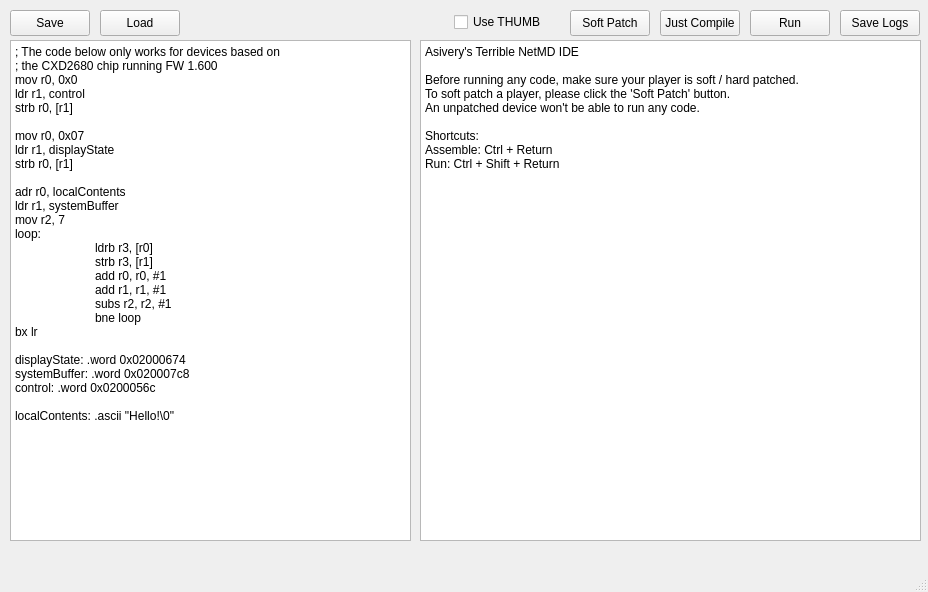
<?xml version="1.0" encoding="UTF-8"?>
<ui version="4.0">
 <class>MainWindow</class>
 <widget class="QMainWindow" name="MainWindow">
  <property name="geometry">
   <rect>
    <x>0</x>
    <y>0</y>
    <width>928</width>
    <height>592</height>
   </rect>
  </property>
  <property name="sizePolicy">
   <sizepolicy hsizetype="Expanding" vsizetype="Expanding">
    <horstretch>0</horstretch>
    <verstretch>0</verstretch>
   </sizepolicy>
  </property>
  <property name="windowTitle">
   <string>A really terrible IDE</string>
  </property>
  <widget class="QWidget" name="centralwidget">
   <widget class="QPushButton" name="saveButton">
    <property name="geometry">
     <rect>
      <x>10</x>
      <y>10</y>
      <width>80</width>
      <height>26</height>
     </rect>
    </property>
    <property name="text">
     <string>Save</string>
    </property>
   </widget>
   <widget class="QPushButton" name="loadButton">
    <property name="geometry">
     <rect>
      <x>100</x>
      <y>10</y>
      <width>80</width>
      <height>26</height>
     </rect>
    </property>
    <property name="text">
     <string>Load</string>
    </property>
   </widget>
   <widget class="QPushButton" name="runButton">
    <property name="geometry">
     <rect>
      <x>750</x>
      <y>10</y>
      <width>80</width>
      <height>26</height>
     </rect>
    </property>
    <property name="text">
     <string>Run</string>
    </property>
   </widget>
   <widget class="QPlainTextEdit" name="inputEdit">
    <property name="geometry">
     <rect>
      <x>10</x>
      <y>40</y>
      <width>401</width>
      <height>501</height>
     </rect>
    </property>
    <property name="sizePolicy">
     <sizepolicy hsizetype="Fixed" vsizetype="Expanding">
      <horstretch>0</horstretch>
      <verstretch>0</verstretch>
     </sizepolicy>
    </property>
    <property name="plainText">
     <string>; The code below only works for devices based on
; the CXD2680 chip running FW 1.600
mov r0, 0x0
ldr r1, control
strb r0, [r1]

mov r0, 0x07
ldr r1, displayState
strb r0, [r1]

adr r0, localContents
ldr r1, systemBuffer
mov r2, 7
loop:
	ldrb r3, [r0]
	strb r3, [r1]
	add r0, r0, #1
	add r1, r1, #1
	subs r2, r2, #1
	bne loop
bx lr

displayState: .word 0x02000674
systemBuffer: .word 0x020007c8
control: .word 0x0200056c

localContents: .ascii &quot;Hello!\0&quot;</string>
    </property>
   </widget>
   <widget class="QPlainTextEdit" name="programOutput">
    <property name="geometry">
     <rect>
      <x>420</x>
      <y>40</y>
      <width>501</width>
      <height>501</height>
     </rect>
    </property>
    <property name="readOnly">
     <bool>true</bool>
    </property>
    <property name="plainText">
     <string>Asivery's Terrible NetMD IDE

Before running any code, make sure your player is soft / hard patched.
To soft patch a player, please click the 'Soft Patch' button.
An unpatched device won't be able to run any code.

Shortcuts:
Assemble: Ctrl + Return
Run: Ctrl + Shift + Return

</string>
    </property>
   </widget>
   <widget class="QPushButton" name="saveLogsButton">
    <property name="geometry">
     <rect>
      <x>840</x>
      <y>10</y>
      <width>80</width>
      <height>26</height>
     </rect>
    </property>
    <property name="text">
     <string>Save Logs</string>
    </property>
   </widget>
   <widget class="QPushButton" name="justCompileButton">
    <property name="geometry">
     <rect>
      <x>660</x>
      <y>10</y>
      <width>80</width>
      <height>26</height>
     </rect>
    </property>
    <property name="text">
     <string>Just Compile</string>
    </property>
   </widget>
   <widget class="QPushButton" name="softPatchButton">
    <property name="geometry">
     <rect>
      <x>570</x>
      <y>10</y>
      <width>80</width>
      <height>26</height>
     </rect>
    </property>
    <property name="text">
     <string>Soft Patch</string>
    </property>
   </widget>
   <widget class="QCheckBox" name="useThumbCheckBox">
    <property name="geometry">
     <rect>
      <x>454</x>
      <y>10</y>
      <width>101</width>
      <height>24</height>
     </rect>
    </property>
    <property name="text">
     <string>Use THUMB</string>
    </property>
   </widget>
  </widget>
  <widget class="QMenuBar" name="menubar">
   <property name="geometry">
    <rect>
     <x>0</x>
     <y>0</y>
     <width>928</width>
     <height>23</height>
    </rect>
   </property>
  </widget>
  <widget class="QStatusBar" name="statusbar"/>
 </widget>
 <resources/>
 <connections/>
</ui>
